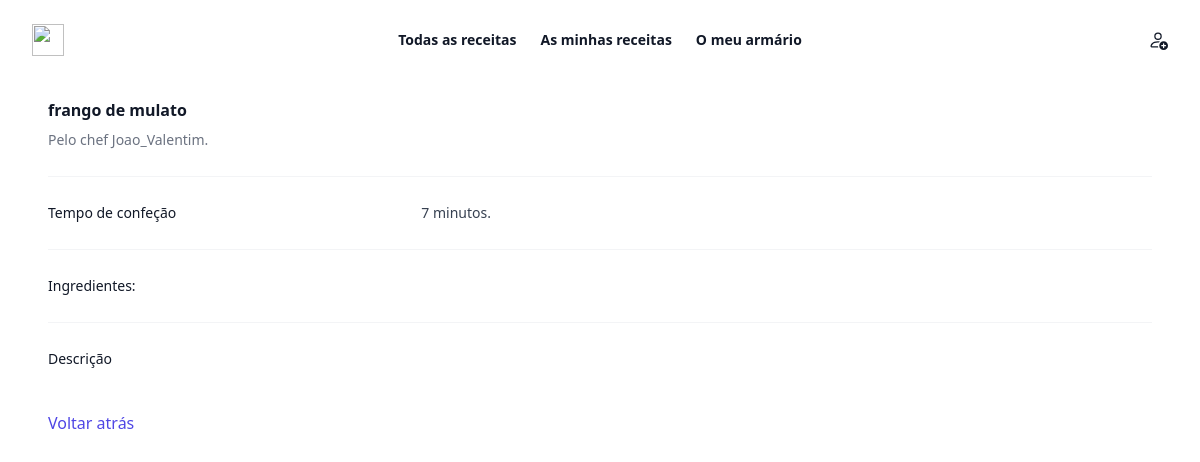
/principal/receitas/23, run on the app's committed database.
### principal/models.py (models this page shows)
class Receita(models.Model):
    receita_id = models.AutoField(primary_key=True)
    receita_nome = models.CharField(max_length=30)
    receita_descricao = models.CharField(max_length=1000)
    receita_tempo_confecao = models.IntegerField()
    receita_imagem = models.FileField(upload_to='receita/', blank=True, null=True)
    receita_user = models.ForeignKey('User', on_delete=models.CASCADE)

class User(models.Model):
    user_id = models.AutoField(primary_key=True)
    user_nome_utilizador = models.CharField(max_length=30)
    user_email = models.EmailField()
    user_telefone = models.CharField(max_length=9)
    user_password = models.CharField(max_length=40)
    user_ativo = models.BooleanField(default=False) #ver se vale a pena ter ou se apagamos
    user_criador = models.ForeignKey('self', on_delete=models.SET_NULL, null=True, blank=True) #confirmar se posso meter null=false e depois
    user_acesso = models.IntegerField(default=1) #default = chefe

### principal/views.py (the view)
# urls.py: path('receitas/<int:receita_id>', views.receitas_detalhe, name='receitas_detalhe'),
def receitas_detalhe(request, receita_id):
    receita = get_object_or_404(Receita, pk=receita_id)
    return render(request, 'views/receitas/receitas_detalhe.html', {'receita': receita})

### principal/templates/views/receitas/receitas_detalhe.html (shortened to what this page needs)
{% extends "../static/header_user.html" %}
{% block content %}
<div class="px-12 py-4">
  <div class="px-4 sm:px-0">
    <h3 class="text-base font-semibold leading-7 text-gray-900">{{ receita.receita_nome }}</h3>
    <p class="mt-1 max-w-2xl text-sm leading-6 text-gray-500">Pelo chef {{ receita.receita_user.user_nome_utilizador }}.</p>
  </div>
  <div class="mt-6 border-t border-gray-100">
    <dl class="divide-y divide-gray-100">
      <div class="px-4 py-6 sm:grid sm:grid-cols-3 sm:gap-4 sm:px-0">
        <dt class="text-sm font-medium leading-6 text-gray-900">Tempo de confeção</dt>
        <dd class="mt-1 text-sm leading-6 text-gray-700 sm:col-span-2 sm:mt-0">{{ receita.receita_tempo_confecao }} minutos.</dd>
      </div>
      <div class="px-4 py-6 sm:grid sm:grid-cols-3 sm:gap-4 sm:px-0">
        <dt class="text-sm font-medium leading-6 text-gray-900">Ingredientes:</dt>
        <dd class="mt-1 text-sm leading-6 text-gray-700 sm:col-span-2 sm:mt-0">
        </dd>
      </div>
      <div class="px-4 py-6 sm:grid sm:grid-cols-3 sm:gap-4 sm:px-0">
        <dt class="text-sm font-medium leading-6 text-gray-900">Descrição</dt>
        <dd class="mt-1 text-sm leading-6 text-gray-700 sm:col-span-2 sm:mt-0">{{ receita.receita_descricao }}</dd>
      </div>
    </dl>
  </div>
</div>
<a href="{% url 'principal:receitas'%}" class="font-medium text-indigo-600 hover:text-indigo-500 px-12 py-4">
    Voltar atrás
</a>
{% endblock %}

### data on the page
Receita: receita_nome "frango de mulato", receita_user.user_nome_utilizador "Joao_Valentim", receita_tempo_confecao "7"
